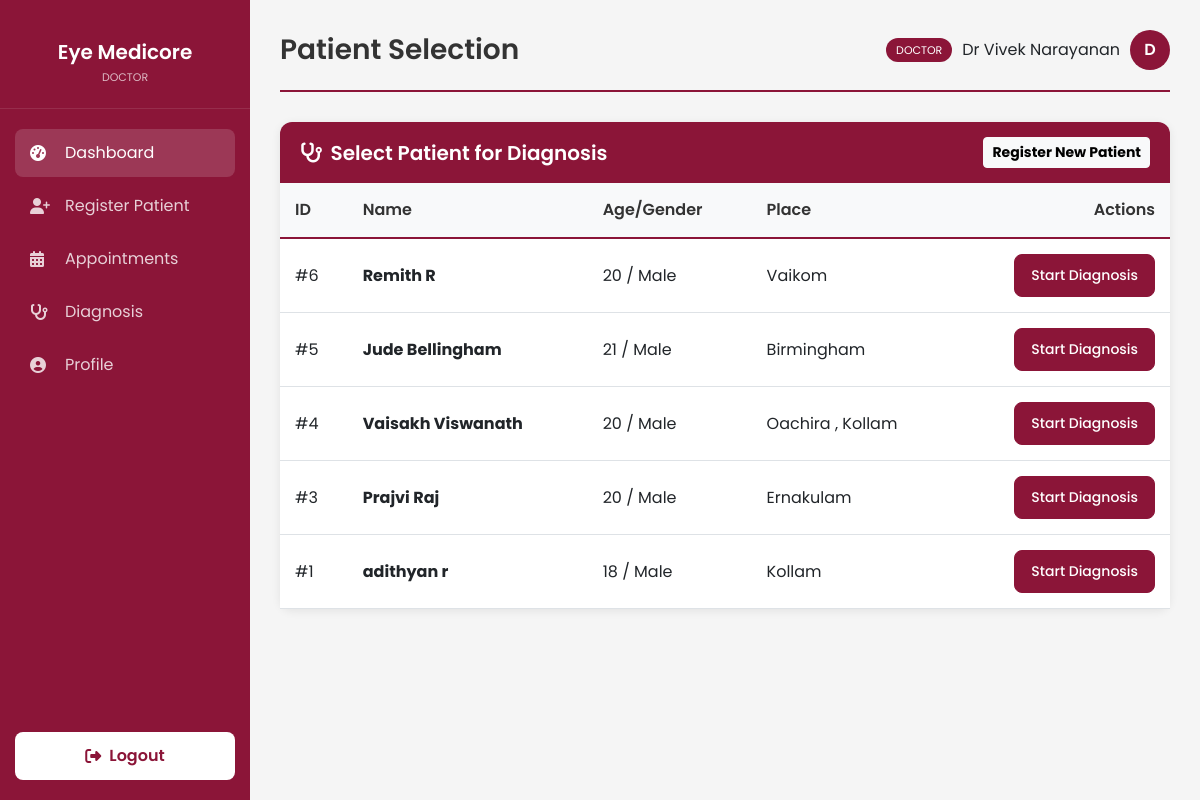
The app's page /diagnosis/patients (signed in), older data.
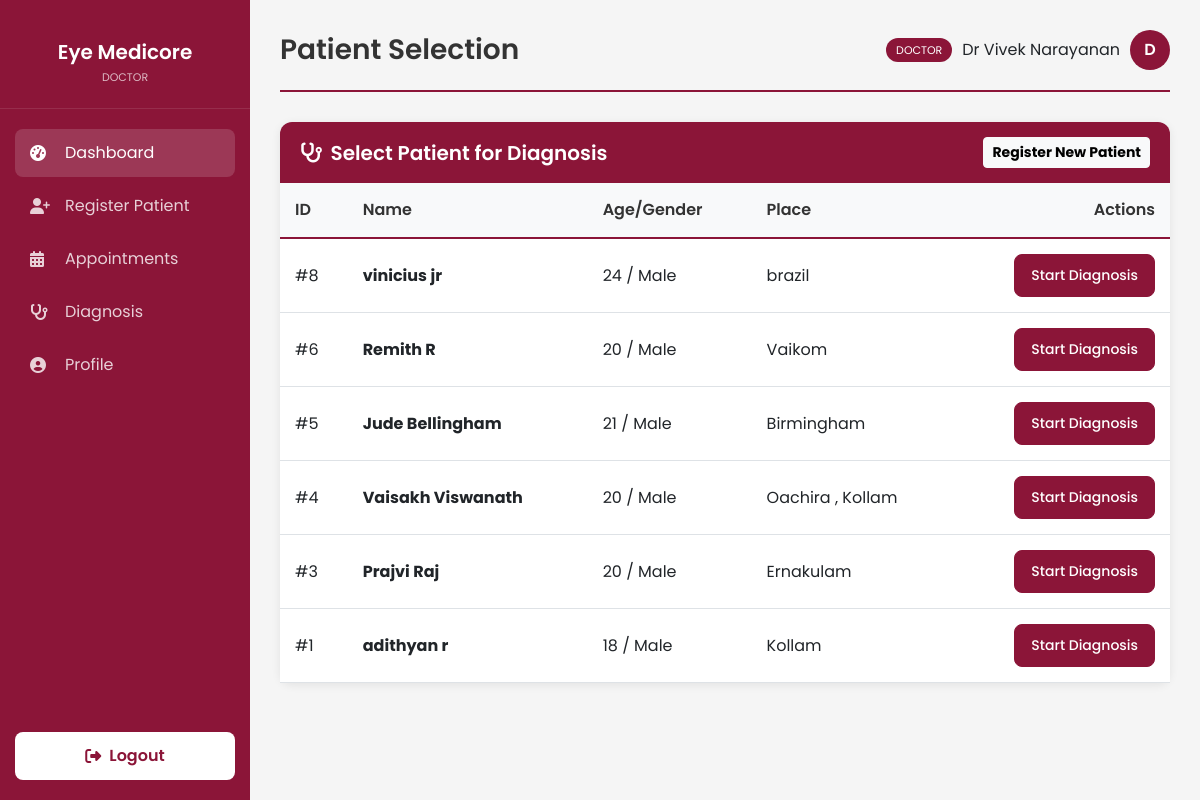
The same page, newer data.
### models.py (models this page shows)
class Patient(db.Model):
    id = db.Column(db.Integer, primary_key=True)
    name = db.Column(db.String(100), nullable=False)
    age = db.Column(db.Integer, nullable=False)
    gender = db.Column(db.String(10), nullable=False)
    blood_group = db.Column(db.String(5), nullable=False)
    place = db.Column(db.String(100), nullable=False)
    phone = db.Column(db.String(20), nullable=False)
    created_at = db.Column(db.DateTime, default=get_local_time)
    doctor_id = db.Column(db.Integer, db.ForeignKey('user.id', name='fk_patient_doctor_id'), nullable=True)
    staff_id = db.Column(db.Integer, db.ForeignKey('user.id', name='fk_patient_staff_id'), nullable=True)
    diagnoses = db.relationship('Diagnosis', backref='patient', lazy=True)
    doctor = db.relationship('User', foreign_keys=[doctor_id], backref=db.backref('assigned_patients', lazy=True))
    staff = db.relationship('User', foreign_keys=[staff_id], backref=db.backref('registered_patients', lazy=True))

### app.py (the view)
@app.route('/diagnosis/patients')
@login_required
@role_required('doctor')
def diagnosis_patients():
    patients = Patient.query.filter_by(doctor_id=current_user.id).order_by(Patient.id.desc()).all()
    return render_template('diagnosis_patients.html', patients=patients)

### app.py (called while the page is built)
@login_manager.user_loader
def load_user(user_id):
    return User.query.get(int(user_id))

def role_required(role):
    def decorator(f):
        @wraps(f)
        def decorated_function(*args, **kwargs):
            if not current_user.is_authenticated or current_user.role != role:
                flash('You do not have permission to access this page.', 'danger')
                return redirect(url_for('index'))
            return f(*args, **kwargs)
        return decorated_function
    return decorator

### templates/diagnosis_patients.html (shortened to what this page needs)
{% extends "base_dashboard.html" %}
{% block page_title %}Patient Selection{% endblock %}
{% block content %}
<div class="card">
    <div class="card-header d-flex justify-content-between align-items-center">
        <h5 class="mb-0"><i class="fas fa-stethoscope me-2"></i>Select Patient for Diagnosis</h5>
        <a href="/register" class="btn btn-sm btn-light text-maroon fw-bold">Register New Patient</a>
    </div>
    <div class="card-body p-0">
        <div class="table-responsive">
            <table class="table">
                <thead>
                    <tr>
                        <th>ID</th>
                        <th>Name</th>
                        <th>Age/Gender</th>
                        <th>Place</th>
                        <th class="text-end">Actions</th>
                    </tr>
                </thead>
                <tbody>
                    {% for patient in patients %}
                    <tr>
                        <td>#{{ patient.id }}</td>
                        <td><strong>{{ patient.name }}</strong></td>
                        <td>{{ patient.age }} / {{ patient.gender }}</td>
                        <td>{{ patient.place }}</td>
                        <td class="text-end">
                            <a href="/patient/{{ patient.id }}" class="btn btn-primary btn-sm px-3">
                                Start Diagnosis
                            </a>
                        </td>
                    </tr>
                    {% endfor %}
                </tbody>
            </table>
        </div>
    </div>
</div>
{% endblock %}

Row changes from the older to the newer data that the page shows:
added Patient: id "8", name "vinicius jr", age "24", gender "Male", place "brazil"
